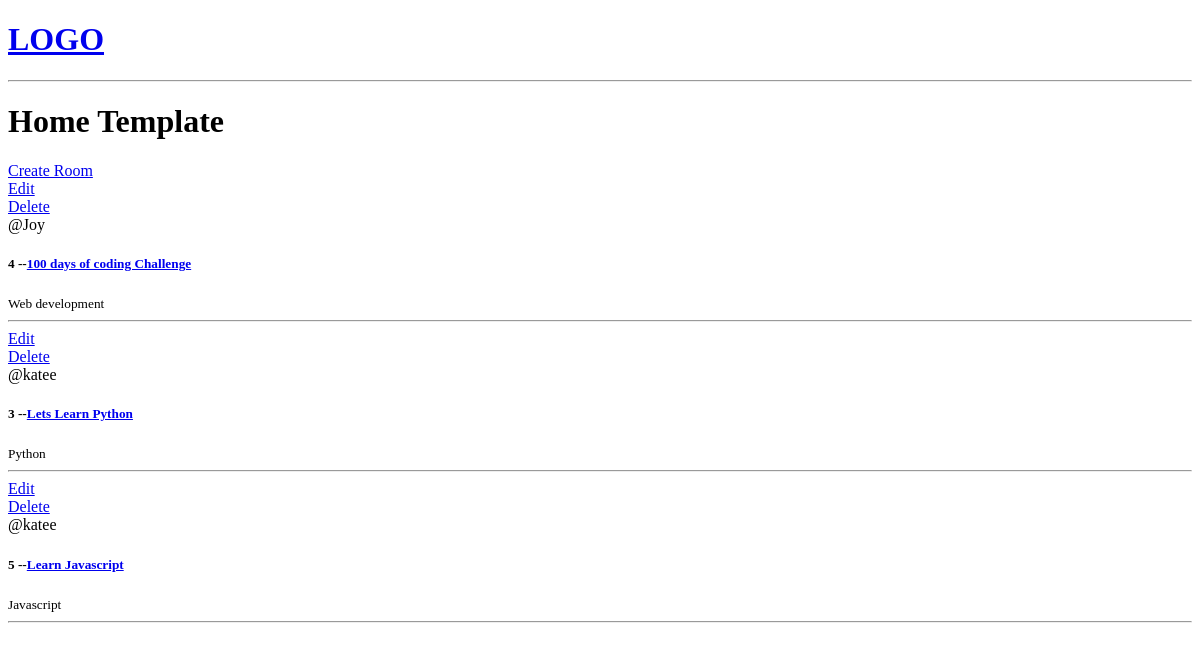
The app's page /, older data.
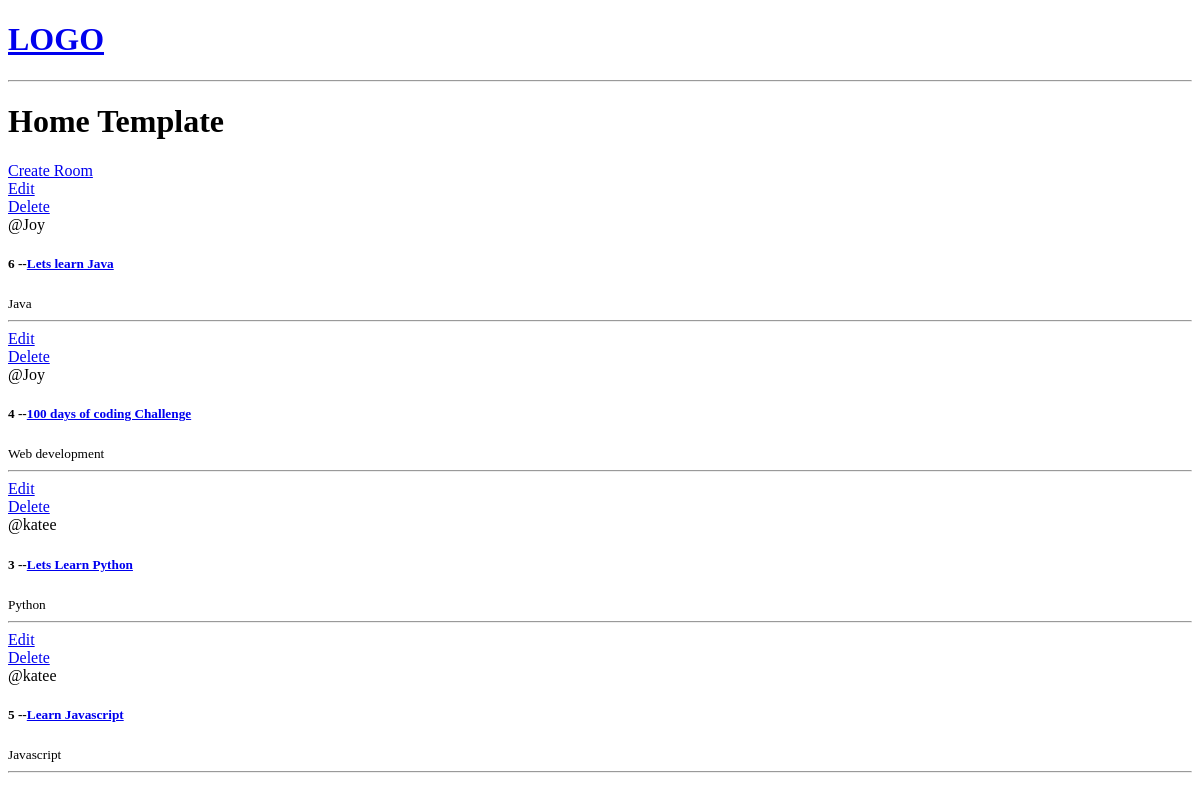
The same page, newer data.
### base/models.py (models this page shows, shortened)
class Room(models.Model):
    host=models.ForeignKey(User,on_delete=models.SET_NULL,null=True)
    topic=models.ForeignKey(Topic,on_delete=models.SET_NULL,null=True)
    name=models.CharField(max_length=200)
    description=models.TextField(null=True,blank=True)
    updated=models.DateTimeField(auto_now=True)
    created=models.DateTimeField(auto_now_add=True)
    class Meta:
        ordering=['-updated','-created']

class Topic(models.Model):
    name=models.CharField(max_length=200)

### base/views.py (the view)
# urls.py: path('',views.home,name="home"),
def home(request):
    rooms=Room.objects.all()
    context={'rooms':rooms}
    return render(request,'base/home.html',context)

### base/templates/base/home.html
{% extends 'main.html' %}
{% block content %}
<h1>Home Template</h1>
<div>
    <a href="{% url 'create-room' %}">Create Room</a>
    {% for room in rooms %}
    <div>
        <a href="{%  url 'update-room' room.id %}">Edit</a>
        <br>
        <a href="{%  url 'delete-room' room.id %}">Delete</a>
        <br>
        <span>@{{room.host.username}}</span>
        <h5>{{room.id}} --<a href="/room/{{room.id}}">{{room.name}}</a></h5>
        <small>{{room.topic.name}}</small>
        <hr>
    </div>
    {% endfor %}
</div>
{% endblock content %}

Row changes from the older to the newer data that the page shows:
added Room: host.username "Joy", id "6", name "Lets learn Java", topic.name "Java"
